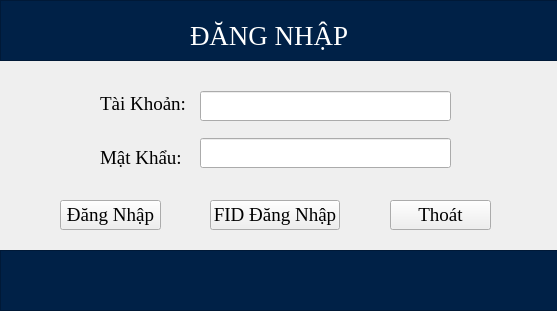
<?xml version="1.0" encoding="UTF-8"?>
<ui version="4.0">
 <class>Login</class>
 <widget class="QWidget" name="Login">
  <property name="geometry">
   <rect>
    <x>0</x>
    <y>0</y>
    <width>557</width>
    <height>311</height>
   </rect>
  </property>
  <property name="maximumSize">
   <size>
    <width>557</width>
    <height>311</height>
   </size>
  </property>
  <property name="windowTitle">
   <string>Face Recognition version 1.0</string>
  </property>
  <property name="styleSheet">
   <string notr="true"/>
  </property>
  <widget class="QFrame" name="frame">
   <property name="enabled">
    <bool>true</bool>
   </property>
   <property name="geometry">
    <rect>
     <x>0</x>
     <y>0</y>
     <width>561</width>
     <height>61</height>
    </rect>
   </property>
   <property name="font">
    <font>
     <weight>75</weight>
     <bold>true</bold>
    </font>
   </property>
   <property name="contextMenuPolicy">
    <enum>Qt::DefaultContextMenu</enum>
   </property>
   <property name="styleSheet">
    <string notr="true">background-color:rgb(0, 33, 71);</string>
   </property>
   <property name="frameShape">
    <enum>QFrame::StyledPanel</enum>
   </property>
   <property name="frameShadow">
    <enum>QFrame::Raised</enum>
   </property>
   <widget class="QLabel" name="label_3">
    <property name="geometry">
     <rect>
      <x>190</x>
      <y>20</y>
      <width>161</width>
      <height>31</height>
     </rect>
    </property>
    <property name="font">
     <font>
      <family>Times New Roman</family>
      <pointsize>20</pointsize>
     </font>
    </property>
    <property name="styleSheet">
     <string notr="true">color:white</string>
    </property>
    <property name="text">
     <string>ĐĂNG NHẬP</string>
    </property>
   </widget>
  </widget>
  <widget class="QFrame" name="frame_2">
   <property name="geometry">
    <rect>
     <x>0</x>
     <y>250</y>
     <width>561</width>
     <height>61</height>
    </rect>
   </property>
   <property name="styleSheet">
    <string notr="true">background-color:rgb(0, 33, 71);</string>
   </property>
   <property name="frameShape">
    <enum>QFrame::StyledPanel</enum>
   </property>
   <property name="frameShadow">
    <enum>QFrame::Raised</enum>
   </property>
  </widget>
  <widget class="QWidget" name="verticalLayoutWidget">
   <property name="geometry">
    <rect>
     <x>100</x>
     <y>80</y>
     <width>101</width>
     <height>101</height>
    </rect>
   </property>
   <layout class="QVBoxLayout" name="verticalLayout">
    <item>
     <widget class="QLabel" name="label">
      <property name="font">
       <font>
        <family>Times New Roman</family>
        <pointsize>14</pointsize>
       </font>
      </property>
      <property name="layoutDirection">
       <enum>Qt::LeftToRight</enum>
      </property>
      <property name="text">
       <string>Tài Khoản:</string>
      </property>
     </widget>
    </item>
    <item>
     <widget class="QLabel" name="label_2">
      <property name="font">
       <font>
        <family>Times New Roman</family>
        <pointsize>14</pointsize>
       </font>
      </property>
      <property name="text">
       <string>Mật Khẩu:</string>
      </property>
     </widget>
    </item>
   </layout>
  </widget>
  <widget class="QWidget" name="verticalLayoutWidget_2">
   <property name="geometry">
    <rect>
     <x>200</x>
     <y>80</y>
     <width>251</width>
     <height>101</height>
    </rect>
   </property>
   <layout class="QVBoxLayout" name="verticalLayout_2">
    <item>
     <widget class="QLineEdit" name="txtUser">
      <property name="font">
       <font>
        <family>Times New Roman</family>
        <pointsize>14</pointsize>
       </font>
      </property>
     </widget>
    </item>
    <item>
     <widget class="QLineEdit" name="txtPass">
      <property name="font">
       <font>
        <family>Times New Roman</family>
        <pointsize>14</pointsize>
       </font>
      </property>
      <property name="echoMode">
       <enum>QLineEdit::Password</enum>
      </property>
     </widget>
    </item>
   </layout>
  </widget>
  <widget class="QWidget" name="horizontalLayoutWidget">
   <property name="geometry">
    <rect>
     <x>60</x>
     <y>190</y>
     <width>101</width>
     <height>51</height>
    </rect>
   </property>
   <layout class="QHBoxLayout" name="horizontalLayout">
    <item>
     <widget class="QPushButton" name="btLogin">
      <property name="font">
       <font>
        <family>Times New Roman</family>
        <pointsize>14</pointsize>
       </font>
      </property>
      <property name="text">
       <string>Đăng Nhập</string>
      </property>
     </widget>
    </item>
   </layout>
  </widget>
  <widget class="QWidget" name="horizontalLayoutWidget_2">
   <property name="geometry">
    <rect>
     <x>390</x>
     <y>190</y>
     <width>101</width>
     <height>51</height>
    </rect>
   </property>
   <layout class="QHBoxLayout" name="horizontalLayout_2">
    <item>
     <widget class="QPushButton" name="btExit">
      <property name="font">
       <font>
        <family>Times New Roman</family>
        <pointsize>14</pointsize>
       </font>
      </property>
      <property name="text">
       <string>Thoát</string>
      </property>
     </widget>
    </item>
   </layout>
  </widget>
  <widget class="QWidget" name="horizontalLayoutWidget_3">
   <property name="geometry">
    <rect>
     <x>210</x>
     <y>190</y>
     <width>130</width>
     <height>51</height>
    </rect>
   </property>
   <layout class="QHBoxLayout" name="horizontalLayout_3">
    <item>
     <widget class="QPushButton" name="btLoginFaceID">
      <property name="font">
       <font>
        <family>Times New Roman</family>
        <pointsize>14</pointsize>
       </font>
      </property>
      <property name="text">
       <string>FID Đăng Nhập</string>
      </property>
     </widget>
    </item>
   </layout>
  </widget>
 </widget>
 <resources/>
 <connections/>
</ui>
